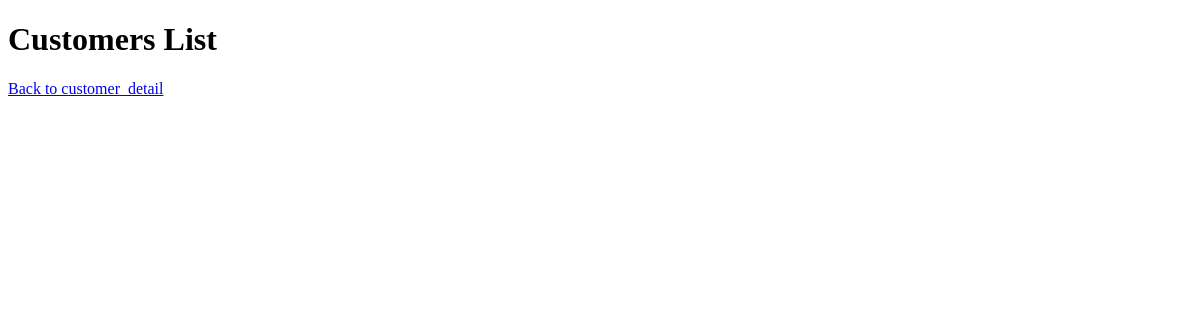
Page /customer_list/ on the earlier database version.
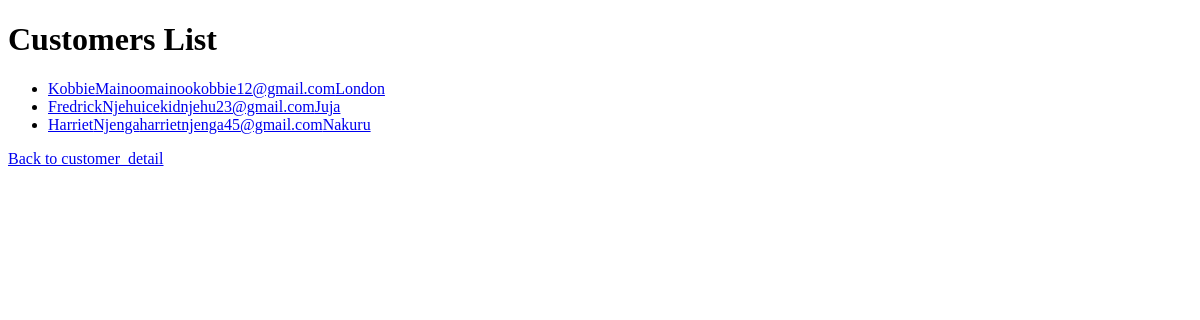
Same page on the later database version.
### plptrading/models.py (models this page shows, shortened)
class Customer(models.Model):
    first_name = models.CharField(max_length=50)
    last_name = models.CharField(max_length=50)
    email = models.EmailField(max_length=254, unique=True)
    phone_number = models.CharField(max_length=15, blank=True, null=True)
    address =models.CharField(max_length=255,blank=True, null=True)
    created_at = models.DateTimeField(auto_now_add=True)

### plptrading/views.py (the view)
# urls.py: path('customer_list/',views.customer_list,name ='customer_list'),
def customer_list(request):
    customers=Customer.objects.all()
    context ={
        'customers':customers
    }
    return render(request,'plptrading/customer_list.html',context)

### plptrading/templates/plptrading/customer_list.html (shortened to what this page needs)
<!DOCTYPE html>
<html lang="en">
<head>
</head>
<body>
  <h1>Customers List</h1>
  <ul>
  {% for customer in customers %}
  <li>
 <a href="{%url 'customer_detail' customer.pk %}">
  {{customer.first_name}}{{customer.last_name}}{{customer.email}}{{customer.address}}</a>
  </li>
  {% endfor %}
  </ul>
  <a href="{% url 'customer_list' %}"class ="back-link">Back to customer_detail</a>
</body>
</html>

Differences in the rows shown:
added Customer: first_name "Kobbie", last_name "Mainoo", email "mainookobbie12@gmail.com", address "London"
added Customer: first_name "Fredrick", last_name "Njehu", email "icekidnjehu23@gmail.com", address "Juja"
added Customer: first_name "Harriet", last_name "Njenga", email "harrietnjenga45@gmail.com", address "Nakuru"
